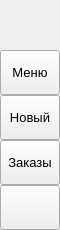
        <widget class="QFrame" name="leftMenuBg">
         <property name="sizePolicy">
          <sizepolicy hsizetype="Preferred" vsizetype="Preferred">
           <horstretch>0</horstretch>
           <verstretch>0</verstretch>
          </sizepolicy>
         </property>
         <property name="minimumSize">
          <size>
           <width>60</width>
           <height>0</height>
          </size>
         </property>
         <property name="maximumSize">
          <size>
           <width>60</width>
           <height>16777215</height>
          </size>
         </property>
         <property name="frameShape">
          <enum>QFrame::NoFrame</enum>
         </property>
         <property name="frameShadow">
          <enum>QFrame::Raised</enum>
         </property>
         <layout class="QVBoxLayout" name="verticalLayout_3">
          <property name="spacing">
           <number>0</number>
          </property>
          <property name="leftMargin">
           <number>0</number>
          </property>
          <property name="topMargin">
           <number>0</number>
          </property>
          <property name="rightMargin">
           <number>0</number>
          </property>
          <property name="bottomMargin">
           <number>0</number>
          </property>
          <item>
           <widget class="QFrame" name="topLogoInfo">
            <property name="minimumSize">
             <size>
              <width>0</width>
              <height>50</height>
             </size>
            </property>
            <property name="maximumSize">
             <size>
              <width>16777215</width>
              <height>50</height>
             </size>
            </property>
            <property name="frameShape">
             <enum>QFrame::NoFrame</enum>
            </property>
            <property name="frameShadow">
             <enum>QFrame::Raised</enum>
            </property>
            <widget class="QLabel" name="titleLeftApp">
             <property name="geometry">
              <rect>
               <x>70</x>
               <y>8</y>
               <width>160</width>
               <height>20</height>
              </rect>
             </property>
             <property name="font">
              <font>
               <family>Segoe UI Semibold</family>
               <pointsize>12</pointsize>
               <italic>false</italic>
               <bold>false</bold>
              </font>
             </property>
             <property name="text">
              <string>SOLIDSIGN</string>
             </property>
             <property name="alignment">
              <set>Qt::AlignLeading|Qt::AlignLeft|Qt::AlignTop</set>
             </property>
            </widget>
            <widget class="QLabel" name="titleLeftDescription">
             <property name="geometry">
              <rect>
               <x>70</x>
               <y>27</y>
               <width>160</width>
               <height>16</height>
              </rect>
             </property>
             <property name="maximumSize">
              <size>
               <width>16777215</width>
               <height>16</height>
              </size>
             </property>
             <property name="font">
              <font>
               <family>Segoe UI</family>
               <pointsize>8</pointsize>
               <italic>false</italic>
               <bold>false</bold>
              </font>
             </property>
             <property name="text">
              <string>Для поваров</string>
             </property>
             <property name="alignment">
              <set>Qt::AlignLeading|Qt::AlignLeft|Qt::AlignTop</set>
             </property>
            </widget>
            <widget class="QLabel" name="label">
             <property name="geometry">
              <rect>
               <x>0</x>
               <y>0</y>
               <width>61</width>
               <height>51</height>
              </rect>
             </property>
             <property name="styleSheet">
              <string notr="true">image: url(:/images/images/images/logo.png);</string>
             </property>
             <property name="text">
              <string/>
             </property>
            </widget>
           </widget>
          </item>
          <item>
           <widget class="QFrame" name="leftMenuFrame">
            <property name="enabled">
             <bool>true</bool>
            </property>
            <property name="sizePolicy">
             <sizepolicy hsizetype="Preferred" vsizetype="Preferred">
              <horstretch>0</horstretch>
              <verstretch>0</verstretch>
             </sizepolicy>
            </property>
            <property name="frameShape">
             <enum>QFrame::NoFrame</enum>
            </property>
            <property name="frameShadow">
             <enum>QFrame::Raised</enum>
            </property>
            <layout class="QVBoxLayout" name="verticalMenuLayout">
             <property name="spacing">
              <number>0</number>
             </property>
             <property name="leftMargin">
              <number>0</number>
             </property>
             <property name="topMargin">
              <number>0</number>
             </property>
             <property name="rightMargin">
              <number>0</number>
             </property>
             <property name="bottomMargin">
              <number>0</number>
             </property>
             <item alignment="Qt::AlignTop">
              <widget class="QFrame" name="topMenu">
               <property name="frameShape">
                <enum>QFrame::NoFrame</enum>
               </property>
               <property name="frameShadow">
                <enum>QFrame::Raised</enum>
               </property>
               <layout class="QVBoxLayout" name="verticalLayout_8">
                <property name="spacing">
                 <number>0</number>
                </property>
                <property name="leftMargin">
                 <number>0</number>
                </property>
                <property name="topMargin">
                 <number>0</number>
                </property>
                <property name="rightMargin">
                 <number>0</number>
                </property>
                <property name="bottomMargin">
                 <number>0</number>
                </property>
                <item>
                 <widget class="QPushButton" name="toggleButton">
                  <property name="sizePolicy">
                   <sizepolicy hsizetype="Expanding" vsizetype="Fixed">
                    <horstretch>0</horstretch>
                    <verstretch>0</verstretch>
                   </sizepolicy>
                  </property>
                  <property name="minimumSize">
                   <size>
                    <width>0</width>
                    <height>45</height>
                   </size>
                  </property>
                  <property name="font">
                   <font>
                    <family>Segoe UI</family>
                    <pointsize>10</pointsize>
                    <italic>false</italic>
                    <bold>false</bold>
                   </font>
                  </property>
                  <property name="cursor">
                   <cursorShape>PointingHandCursor</cursorShape>
                  </property>
                  <property name="layoutDirection">
                   <enum>Qt::LeftToRight</enum>
                  </property>
                  <property name="styleSheet">
                   <string notr="true">background-image: url(:/icons/images/icons/icon_menu.png);</string>
                  </property>
                  <property name="text">
                   <string>Меню</string>
                  </property>
                 </widget>
                </item>
                <item>
                 <widget class="QPushButton" name="btn_home">
                  <property name="sizePolicy">
                   <sizepolicy hsizetype="Preferred" vsizetype="Preferred">
                    <horstretch>0</horstretch>
                    <verstretch>0</verstretch>
                   </sizepolicy>
                  </property>
                  <property name="minimumSize">
                   <size>
                    <width>0</width>
                    <height>45</height>
                   </size>
                  </property>
                  <property name="font">
                   <font>
                    <family>Segoe UI</family>
                    <pointsize>10</pointsize>
                    <italic>false</italic>
                    <bold>false</bold>
                   </font>
                  </property>
                  <property name="cursor">
                   <cursorShape>PointingHandCursor</cursorShape>
                  </property>
                  <property name="layoutDirection">
                   <enum>Qt::LeftToRight</enum>
                  </property>
                  <property name="styleSheet">
                   <string notr="true">background-image: url(:/icons/images/icons/servicebell.png);</string>
                  </property>
                  <property name="text">
                   <string>Новый</string>
                  </property>
                 </widget>
                </item>
                <item>
                 <widget class="QPushButton" name="btn_widgets">
                  <property name="sizePolicy">
                   <sizepolicy hsizetype="Preferred" vsizetype="Preferred">
                    <horstretch>0</horstretch>
                    <verstretch>0</verstretch>
                   </sizepolicy>
                  </property>
                  <property name="minimumSize">
                   <size>
                    <width>0</width>
                    <height>45</height>
                   </size>
                  </property>
                  <property name="font">
                   <font>
                    <family>Segoe UI</family>
                    <pointsize>10</pointsize>
                    <italic>false</italic>
                    <bold>false</bold>
                   </font>
                  </property>
                  <property name="cursor">
                   <cursorShape>PointingHandCursor</cursorShape>
                  </property>
                  <property name="layoutDirection">
                   <enum>Qt::LeftToRight</enum>
                  </property>
                  <property name="styleSheet">
                   <string notr="true">background-image: url(:/icons/images/icons/cil-notes.png);</string>
                  </property>
                  <property name="text">
                   <string>Заказы</string>
                  </property>
                 </widget>
                </item>
               </layout>
              </widget>
             </item>
             <item alignment="Qt::AlignBottom">
              <widget class="QFrame" name="bottomMenu">
               <property name="frameShape">
                <enum>QFrame::NoFrame</enum>
               </property>
               <property name="frameShadow">
                <enum>QFrame::Raised</enum>
               </property>
               <layout class="QVBoxLayout" name="verticalLayout_9">
                <property name="spacing">
                 <number>0</number>
                </property>
                <property name="leftMargin">
                 <number>0</number>
                </property>
                <property name="topMargin">
                 <number>0</number>
                </property>
                <property name="rightMargin">
                 <number>0</number>
                </property>
                <property name="bottomMargin">
                 <number>0</number>
                </property>
                <item>
                 <widget class="QPushButton" name="toggleLeftBox">
                  <property name="sizePolicy">
                   <sizepolicy hsizetype="Preferred" vsizetype="Preferred">
                    <horstretch>0</horstretch>
                    <verstretch>0</verstretch>
                   </sizepolicy>
                  </property>
                  <property name="minimumSize">
                   <size>
                    <width>0</width>
                    <height>45</height>
                   </size>
                  </property>
                  <property name="font">
                   <font>
                    <family>Segoe UI</family>
                    <pointsize>10</pointsize>
                    <italic>false</italic>
                    <bold>false</bold>
                   </font>
                  </property>
                  <property name="cursor">
                   <cursorShape>PointingHandCursor</cursorShape>
                  </property>
                  <property name="layoutDirection">
                   <enum>Qt::LeftToRight</enum>
                  </property>
                  <property name="styleSheet">
                   <string notr="true"/>
                  </property>
                  <property name="text">
                   <string/>
                  </property>
                 </widget>
                </item>
               </layout>
              </widget>
             </item>
            </layout>
           </widget>
          </item>
         </layout>
        </widget>
